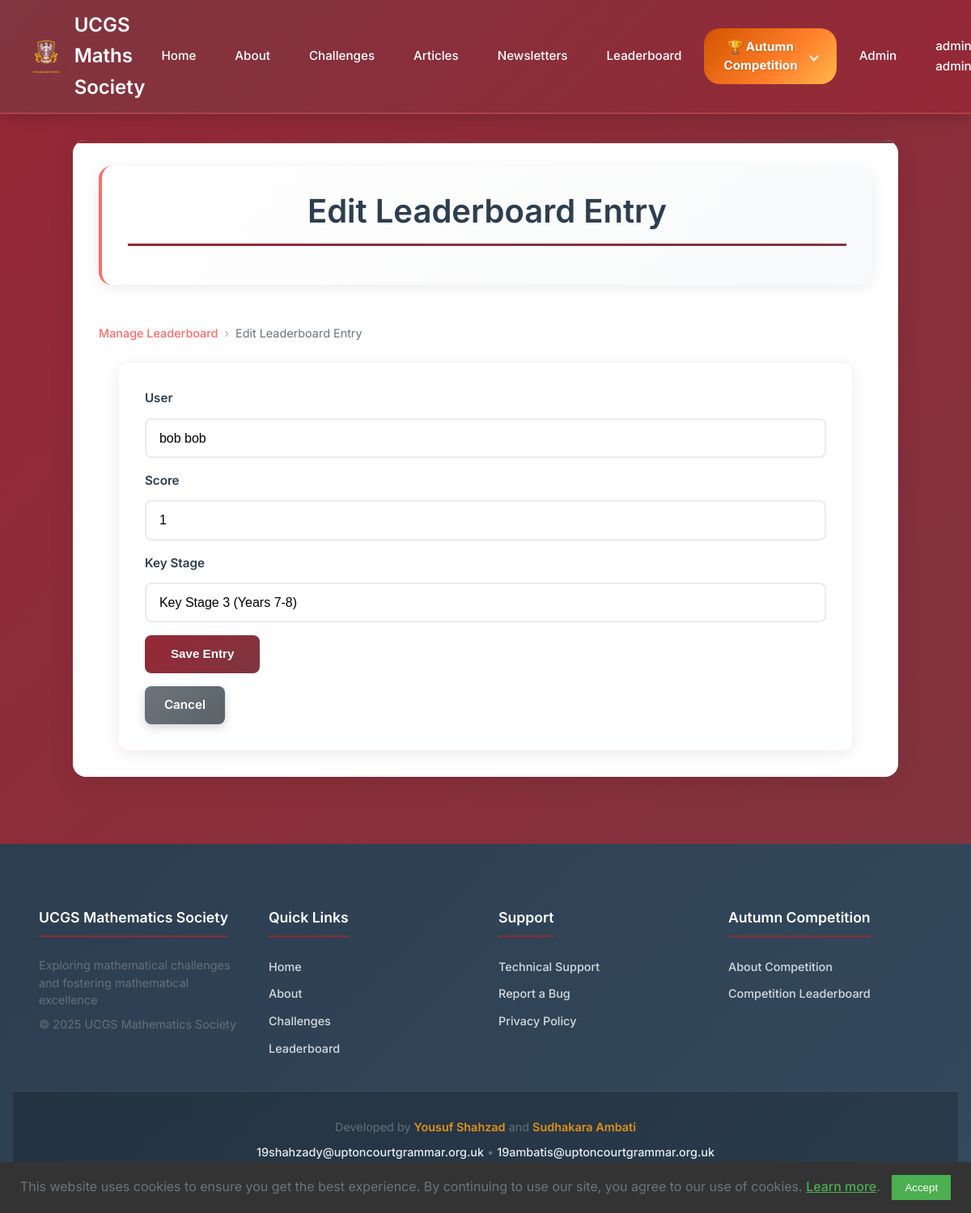
Page /admin/leaderboard/edit/2 (signed in) on the committed database.
### app/models.py (models this page shows, shortened)
class User(UserMixin, db.Model):
    __tablename__ = "users"
    id = db.Column(db.Integer, primary_key=True)
    full_name = db.Column(db.String(100), nullable=False, index=True)
    email = db.Column(db.String(120), unique=True, nullable=False, index=True)
    year = db.Column(db.Integer)
    maths_class = db.Column(db.String(100))
    password_hash = db.Column(db.String(128))
    is_admin = db.Column(db.Boolean, default=False, nullable=False)
    key_stage = db.Column(db.String(3), nullable=False, index=True)
    school_id = db.Column(db.Integer, db.ForeignKey('school.id'), nullable=True, index=True)
    is_competition_participant = db.Column(db.Boolean, default=False, nullable=False)
    submissions = db.relationship(
        "AnswerSubmission",
        back_populates="user",
        lazy="dynamic",
        cascade="all, delete-orphan"
    )
    articles = db.relationship(
        "Article",
        back_populates="author",
        lazy="dynamic",
        cascade="all, save-update"
    )

class LeaderboardEntry(db.Model):
    __tablename__ = "leaderboard_entry"
    id = db.Column(db.Integer, primary_key=True)
    user_id = db.Column(db.Integer, db.ForeignKey("users.id"), nullable=False, index=True)
    score = db.Column(db.Integer, default=0, nullable=False)
    last_updated = db.Column(db.DateTime, nullable=False, default=datetime.datetime.now, index=True)
    key_stage = db.Column(db.String(3), nullable=False, index=True)
    user = db.relationship(
        "User",
        backref=db.backref("leaderboard_entries", cascade="all, delete-orphan")
    )
    __table_args__ = (
        db.Index('ix_leaderboard_entry_key_stage_score', 'key_stage', 'score'),
    )

### app/admin/routes.py (the view, shortened to what this page needs)
@bp.route("/admin/leaderboard/edit/<int:entry_id>", methods=["GET", "POST"])
@login_required
@admin_required
def edit_leaderboard_entry(entry_id):
    from app.admin.forms import LeaderboardEntryForm
    from app.models import User, LeaderboardEntry
    import datetime
    entry = LeaderboardEntry.query.get_or_404(entry_id)
    form = LeaderboardEntryForm(obj=entry)
    form.user_id.choices = [(user.id, user.full_name) for user in User.query.all()]
    return render_template(
        "admin/edit_leaderboard_entry.html",
        title="Edit Leaderboard Entry",
        form=form,
        entry=entry,
    )

### app/admin/forms.py
class LeaderboardEntryForm(FlaskForm):
    user_id = SelectField('User', coerce=int, validators=[DataRequired()])
    score = IntegerField('Score', validators=[DataRequired(), NumberRange(min=0)])
    key_stage = SelectField('Key Stage', choices=[
        ('KS3', 'Key Stage 3 (Years 7-8)'),
        ('KS4', 'Key Stage 4 (Years 9-11)'),
        ('KS5', 'Key Stage 5 (Years 12-13)')
    ], validators=[DataRequired()])
    submit = SubmitField('Save Entry')

### app/__init__.py (called while the page is built)
def initialize_extensions(app):
    ckeditor.init_app(app)
    db.init_app(app)
    login_manager.init_app(app)
    migrate.init_app(app, db, render_as_batch=True)
    from app.models import User
    @login_manager.user_loader
    def load_user(user_id):
        return User.query.get(int(user_id))

### app/admin/routes.py (called while the page is built)
def admin_required(f):
    @wraps(f)
    def decorated_function(*args, **kwargs):
        if not current_user.is_admin:
            flash("You do not have permission to access this page.")
            return redirect(url_for("main.home"))
        return f(*args, **kwargs)
    return decorated_function

### app/templates/admin/edit_leaderboard_entry.html (shortened to what this page needs)
{% extends "base.html" %}
{% block content %}
<div class="container">
    <div class="page-header">
        <h1>Edit Leaderboard Entry</h1>
    </div>
        <div class="breadcrumb">
            <a href="{{ url_for('admin.manage_leaderboard') }}">Manage Leaderboard</a>
            <span class="breadcrumb-separator">›</span>
            <span>Edit Leaderboard Entry</span>
        </div>
    <form method="POST">
        <p>
            {{ form.user_id.label(class="form-label") }}
            {{ form.user_id(class="form-control") }}
        </p>
        <p>
            {{ form.score.label(class="form-label") }}
            {{ form.score(class="form-control") }}
        </p>
        <p>
            {{ form.key_stage.label(class="form-label") }}
            {{ form.key_stage(class="form-control") }}
        </p>
        <p>{{ form.submit(class="button") }}</p>
        <div>
            <a href="{{ url_for('admin.manage_leaderboard') }}" class="button button-secondary">Cancel</a>
        </div>
    </form>
</div>
{% endblock %}

### app/templates/base.html (shortened to what this page needs)
<!DOCTYPE html>
<html lang="en">
    <head>
        <link rel="stylesheet" href="{{ url_for('static', filename='css/styles.min.css') }}">
        <link rel="stylesheet" href="https://cdnjs.cloudflare.com/ajax/libs/mathquill/0.10.1/mathquill.min.css">
</head>
<body>
    <header>
        <nav class="nav-container">
            <a href="{{ url_for('main.home') }}" class="nav-logo">
                <img src="{{ url_for('static', filename='images/crest.png') }}" alt="UCGS Crest">
                <span>UCGS Maths Society<span>
            </a>
            <ul class="nav-menu" id="navMenu">
                <li><a href="{{ url_for('main.home') }}">Home</a></li>
                <li><a href="{{ url_for('main.about') }}">About</a></li>
                <li><a href="{{ url_for('main.challenges') }}">Challenges</a></li>
                <li><a href="{{ url_for('main.articles') }}">Articles</a></li>
                <li><a href="{{ url_for('main.newsletters') }}">Newsletters</a></li>
                <li><a href="{{ url_for('main.leaderboard') }}">Leaderboard</a></li>
                <li class="dropdown">
                    <a href="#" class="dropdown-toggle button summer-competition-link">
                        🏆 Autumn Competition
                        <span class="dropdown-arrow"></span>
                    </a>
                </li>
                {% if current_user.is_anonymous %}
                    <li class="nav-auth"><a href="{{ url_for('auth.login') }}" class="" style="margin-top: 0">Login</a></li>
                    <li class="nav-auth"><a href="{{ url_for('auth.register') }}" class="">Register</a></li>
                    <li class="nav-auth"><a href="#" onclick="showSupportModal()" class="support-link">Support</a></li>
                {% else %}
                    {% if current_user.is_admin %}
                        <li><a href="{{ url_for('admin.admin_index') }}">Admin</a></li>
                    {% endif %}
                    <li class="dropdown">
                        <a href="#" class="dropdown-toggle">
                            {{ current_user.full_name }}
                        </a>
                    </li>
                {% endif %}
            </ul>
        </nav>
    </header>
    <main>
        {% block content %}{% endblock %}
    </main>
    <footer>
        <div class="footer-content">
            <div class="footer-section">
                <h4>UCGS Mathematics Society</h4>
                <p>Exploring mathematical challenges and fostering mathematical excellence</p>
                <p>&copy; 2025 UCGS Mathematics Society</p>
            </div>
            <div class="footer-section">
                <h4>Quick Links</h4>
                <ul>
                    <li><a href="{{ url_for('main.home') }}">Home</a></li>
                    <li><a href="{{ url_for('main.about') }}">About</a></li>
                    <li><a href="{{ url_for('main.challenges') }}">Challenges</a></li>
                    <li><a href="{{ url_for('main.leaderboard') }}">Leaderboard</a></li>
                </ul>
            </div>
            <div class="footer-section">
                <h4>Support</h4>
                <ul>
                    <li><a href="#" onclick="showSupportModal()">Technical Support</a></li>
                    <li><a href="https://forms.cloud.microsoft/e/t2UThSWiVU" target="_blank">Report a Bug</a></li>
                    <li><a href="{{ url_for('main.privacy_policy') }}">Privacy Policy</a></li>
                </ul>
            </div>
            <div class="footer-section">
                <h4>Autumn Competition</h4>
                <ul>
                    <li><a href="{{ url_for('main.summer_about') }}">About Competition</a></li>
                    <li><a href="{{ url_for('main.summer_leaderboard') }}">Competition Leaderboard</a></li>
                </ul>
            </div>
        </div>
        <div class="footer-bottom">
            <div class="footer-credits">
                <p>Developed by <strong>Yousuf Shahzad</strong> and <strong>Sudhakara Ambati</strong></p>
                <p>
                    <a href="mailto:19shahzady@uptoncourtgrammar.org.uk">19shahzady@uptoncourtgrammar.org.uk</a> •
                    <a href="mailto:19ambatis@uptoncourtgrammar.org.uk">19ambatis@uptoncourtgrammar.org.uk</a>
                </p>
            </div>
        </div>
    </footer>
    <div id="cookie-consent-banner" class="cookie-banner">
        <p>
            This website uses cookies to ensure you get the best experience. By continuing to use our site, you agree to our use of cookies.
            <a href="{{ url_for('main.privacy_policy') }}">Learn more</a>.
        </p>
        <button id="accept-cookies" class="cookie-button">Accept</button>
    </div>
</body>
</html>

### rows in the picture
User: full_name "admin admin"
LeaderboardEntry: user_id "bob bob", score "1", key_stage "Key Stage 3 (Years 7-8)"
